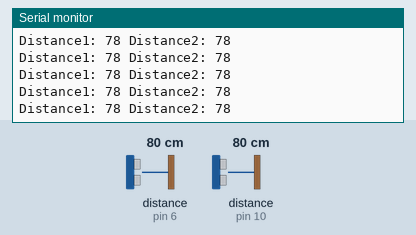
Simulated run of this sketch. Board: Arduino Uno, built with avr-gcc and run on an emulated ATmega328P. Shown: the last lines printed to the serial monitor. Wiring (inferred from the names in the program): 2 × ultrasonic range finder: trigger pin 5, echo pin 6 / trigger pin 9, echo pin 10. The inputs (shaded band) are chosen by the test bench; at power-on: distance to the obstacle (sensors on pin 6, pin 10) 80 cm. The echo pulse lasts 58.3 µs per cm.

Above: at 1.2 s.
1.3 s: distance to the obstacle (sensor on pin 6) set to 60 cm
At 1.34 s:
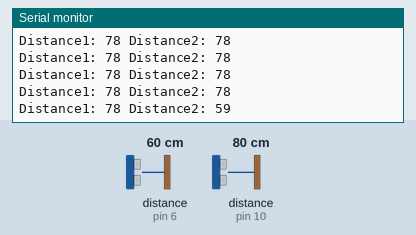
4.3 s: distance to the obstacle (sensor on pin 10) set to 35 cm
At 4.3 s:
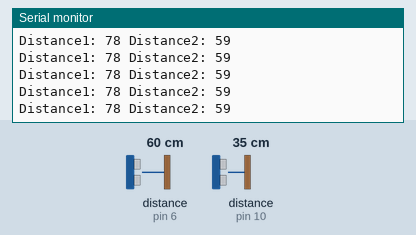
7.3 s: distance to the obstacle (sensor on pin 6) set to 2 cm
At 7.3 s:
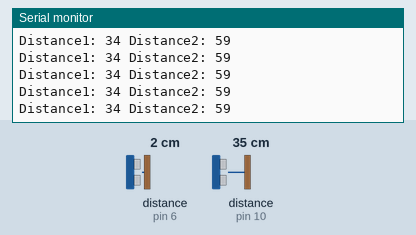
10.3 s: distance to the obstacle (sensor on pin 6) set to 120 cm
At 10.41 s:
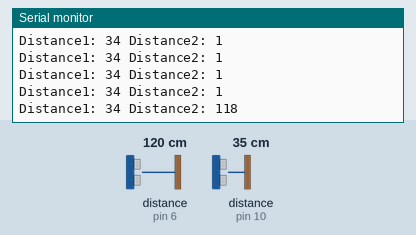
13.3 s: distance to the obstacle (sensor on pin 10) set to 120 cm
At 13.39 s:
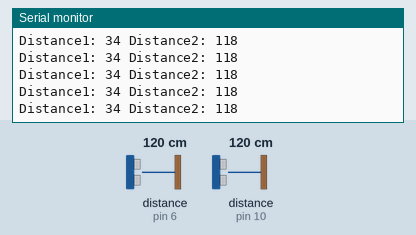
16.3 s: distance to the obstacle (sensor on pin 10) set to 52 cm
At 16.4 s:
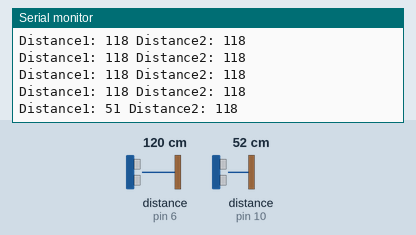
Timing chart, 0 to 19.3 s (numbered marks = the images above; inputs shaded):
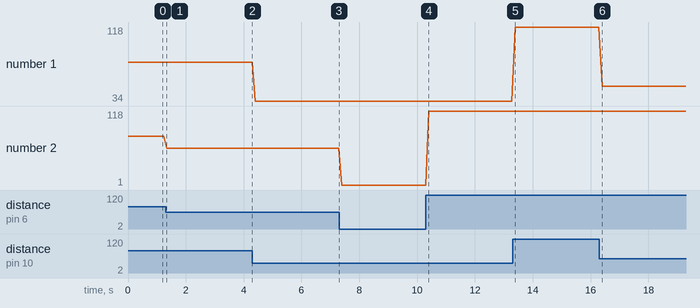

Measured:
- after the input at 1.3 s, the serial monitor: prints a new line at once (image 1)
- after the input at 10.3 s, the serial monitor: prints a new line after 0.11 s (image 4)
- after the input at 16.3 s, the serial monitor: prints a new line after 0.10 s (image 6)
- plotted number 1: 78 → 34 after the input at 4.3 s, 118 → 51 after the input at 16.3 s
- plotted number 2: 78 → 59 after the input at 1.3 s, 1 → 118 after the input at 10.3 s

The sketch:

dos_sensores.ino
```cpp
/*
  Ultrasonic Sensor HC-SR04 and Arduino Tutorial

  by Dejan Nedelkovski,
  www.HowToMechatronics.com

*/
// defines pins numbers
const int trigPin1 = 9;
const int echoPin1 = 10;

const int trigPin2 = 5;
const int echoPin2 = 6;
// defines variables
long duration1;
int distance1;

long duration2;
int distance2;

const int MIN_DISTANCE = 55;


void setup() {
  pinMode(trigPin1, OUTPUT); // Sets the trigPin as an Output
  pinMode(echoPin1, INPUT); // Sets the echoPin as an Input
  pinMode(trigPin2, OUTPUT); // Sets the trigPin as an Output
  pinMode(echoPin2, INPUT); // Sets the echoPin as an Input
  Serial.begin(9600); // Starts the serial communication
}

long getDuration(int trigPin, int echoPin){
  // Clears the trigPin
  digitalWrite(trigPin, LOW);
  delayMicroseconds(2);
  // Sets the trigPin on HIGH state for 10 micro seconds
  digitalWrite(trigPin, HIGH);
  delayMicroseconds(10);
  digitalWrite(trigPin, LOW);
  // Reads the echoPin, returns the sound wave travel time in microseconds
  return pulseIn(echoPin, HIGH);
}

void printingDistances(int d1, int d2 ){
  if (d1 <= MIN_DISTANCE || d2 <= MIN_DISTANCE){
    Serial.println("OBSTÁCULO");
  }
  else {
    Serial.print("Distance1: ");
    Serial.print(d1);
    Serial.print(" Distance2: ");
    Serial.println(d2);
  }
}

void print(int d1, int d2){
  Serial.print("Distance1: ");
  Serial.print(d1);
  Serial.print(" Distance2: ");
  Serial.println(d2);
}

void loop() {

  // Calculating the distance
  distance1 = getDuration(trigPin1, echoPin1) * 0.034 / 2;
  delayMicroseconds(10);
  distance2 = getDuration(trigPin2, echoPin2) * 0.034 / 2;

  // Prints the distance on the Serial Monitor
  //printingDistances(distance1, distance2);
  print(distance1, distance2);

  // Wait for 1 sec until next measurement.
  delay(100);
}
```
